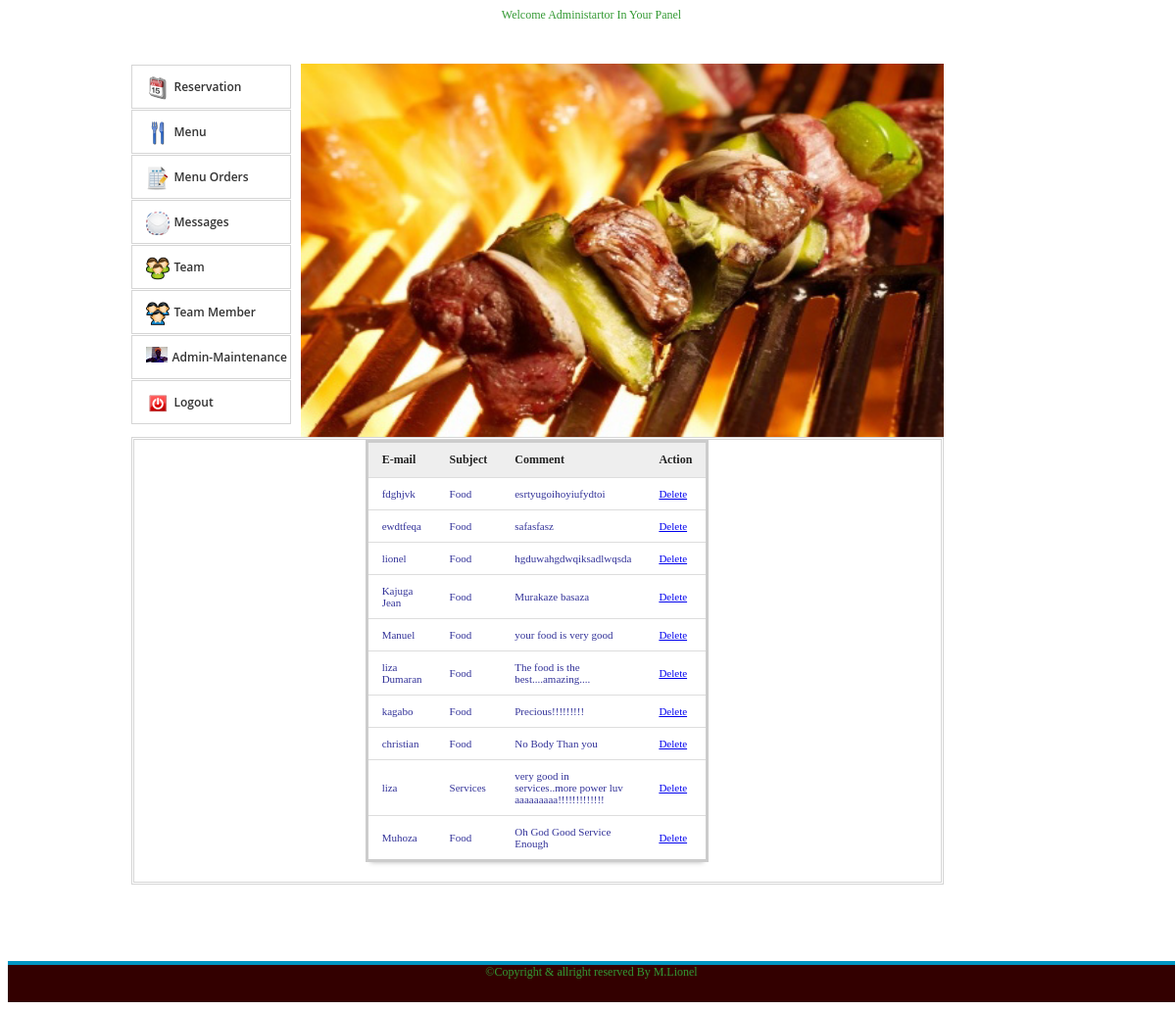
Screenshot of /admin/suggestions.php (signed in) with the database file from the repository.
### tables this page shows
CREATE TABLE IF NOT EXISTS `suggestion` (
  `id` int(11) NOT NULL,
  `name` varchar(100) NOT NULL,
  `subject` varchar(100) NOT NULL,
  `comment` varchar(500) NOT NULL
);

### admin/suggestions.php (the view, shortened to what this page needs)
<html>
<head>
<link rel="stylesheet" href="admin.css">
<link href="src/facebox.css" media="screen" rel="stylesheet" type="text/css" />
</head>
<body>
	<div>
		<center><marquee behavior="alternate"><p style="font-family:'Bauhaus 93'">Welcome Administartor In Your Panel</p></marquee></center>
</div>
	<div class="container  clearfix">
		<div class="one-third1 column">
			<ul>
				<li><a href="index.php"><img alt="" src="img/home.png"><span>Reservation</span></a></li>
				<li><a href="menu.php"><img alt="" src="img/page.png"><span>Menu</span></a></li>
				<li><a href="menuorders.php"><img alt="" src="img/menuorder.png"><span>Menu Orders</span></a></li>
				<li><a href="suggestions.php"><img alt="" src="img/mesage.png"><span>Messages</span></a></li>
				<li><a href="team.php"><img alt="" src="img/team.png"><span>Team</span></a></li>
				<li><a href="teammember.php"><img alt="" src="img/user.png"><span>Team Member</span></a></li>
				<?php
				$jhjh=$_SESSION['POWER'];
				if($jhjh==1){
				?>
				<li><a href="adminaccount.php"><img alt="" src="img/userpic.png"><span>Admin-Maintenance</span></a></li>
				<?php
				}
				?>
				<li><a href="../index.php"><img alt="" src="img/logout.png"><span>Logout</span></a></li>
			</ul>
		</div>
		<img src="../Images/Hall/bbq-catering-2.jpg" width="656" height="381">
		<div class="two-thirds1 column">
			<div class="thewraper">
			  <center><table id="resultTable" width="786" bgcolor="#FFFFFF" data-responsive="table">
				<thead>
					<tr>
						<th> E-mail </th>
						<th> Subject </th>
						<th> Comment </th>
						<th> Action </th>
					</tr>
				</thead>
				<tbody>
					<?php
						include('../connect.php');
						$result = $db->prepare("SELECT * FROM suggestion ORDER BY id DESC");
						$result->execute();
						for($i=0; $row = $result->fetch(); $i++){
					?>
					<tr class="record">
						<td><?php echo $row['name']; ?></td>
						<td><?php echo $row['subject']; ?></td>
						<td><?php echo $row['comment']; ?></td>
						<td><a href="facebook.com" id="<?php echo $row['id']; ?>" class="delbutton" title="Click To Delete">Delete</a></td>
					</tr>
					<?php
						}
					?>
				</tbody>
			</table></center>
		  </div>
		</div>
	</div>
	 <center><div id="footer">&copy;Copyright &amp; allright reserved By M.Lionel</div></center>
</body>
</html>

### admin/admin.css (style rules this page uses)
* { -moz-transition: width 1s ease-in-out, left 1.5s ease-in-out; -webkit-transition: width 1s ease-in-out, left 1.5s ease-in-out; -moz-transition: width 1s ease-in-out, left 1.5s ease-in-out; -o-transition: width 1s ease-in-out, left 1.5s ease-in-out; transition: width 1s ease-in-out, left 1.5s ease-in-out; }
body { margin-right: 1; color:#393; font-family:"Times New Roman", Times, serif; font-size: 12px; }
#footer { border-top: 4px solid #0097C4; height: 38px; background-color:#300; margin-top: 48px; }
.one-third1 ul { height: auto; margin: 0; padding: 0; list-style: none outside none; }
.one-third1 ul li { margin-top: 1px; position: relative; line-height: 20px; }
.one-third1 ul li a { border: 1px solid #D5D5D5; color: #333333; display: block; font-family: 'Open Sans',sans-serif; font-size: 12px; font-weight: 600; padding: 11px 14px; text-decoration: none; }
.one-third1 ul li a img { float: left; margin-right: 5px; }
.one-third1 ul li a span { display: block; white-space: nowrap; margin-top: 1px; }
table { border-collapse:inherit; background-color:#F60; border-spacing: 0; max-width: 5; }
#resultTable { width: 40px; height: 50px; color:#339; text-shadow: 0 1px 0 #FFFFFF; width: 1; border: solid #CCCCCC; box-shadow: 0 5px 5px -5px rgba(0, 0, 0, 0.3); font-size:24px; }
#resultTable thead tr th { background: none repeat scroll 0 0 #EEEEEE; color: #222222; padding: 10px 14px; text-align: left; border-top: 0 none; font-size: 12px; }
#resultTable tbody tr td { background-color: #FFFFFF; font-size: 11px; text-align: left; padding: 10px 14px; border-top: 1px solid #DDDDDD; }
.container .column, .container .columns { float: left; display: inline; margin-left: 10px; margin-right: 10px; }
.container { position: relative; width: 960px; margin: 0 auto; padding: 30; }
.container .one-third1.column { width: 163px; }
.container .two-thirds1.column { width: 823px; border: double #D5D5D5; padding-bottom: 20px; }
.thewraper { margin: 0 20px; }
.container:after { content: "\0020"; display: block; height: 0; clear: both; visibility: hidden; }
.clearfix:before, .clearfix:after, .row:before, .row:after { content: '\0020'; display: block; overflow: hidden; visibility: hidden; width: 0; height: 0; }
.row:after, .clearfix:after { clear: both; }
.row, .clearfix { zoom: 1; }

### rows the page displays
suggestion: name "fdghjvk", subject "Food", comment "esrtyugoihoyiufydtoi"
suggestion: name "ewdtfeqa", subject "Food", comment "safasfasz"
suggestion: name "lionel", subject "Food", comment "hgduwahgdwqiksadlwqsda"
suggestion: name "Kajuga Jean", subject "Food", comment "Murakaze basaza"
suggestion: name "Manuel", subject "Food", comment "your food is very good"
suggestion: name "liza Dumaran", subject "Food", comment "The food is the best....amazing...."
suggestion: name "kagabo", subject "Food", comment "Precious!!!!!!!!!"
suggestion: name "christian", subject "Food", comment "No Body Than you"
suggestion: name "liza", subject "Services", comment "very good in services..more power luv aaaaaaaaa!!!!!!!!!!!!!"
suggestion: name "Muhoza", subject "Food", comment "Oh God Good Service Enough"
